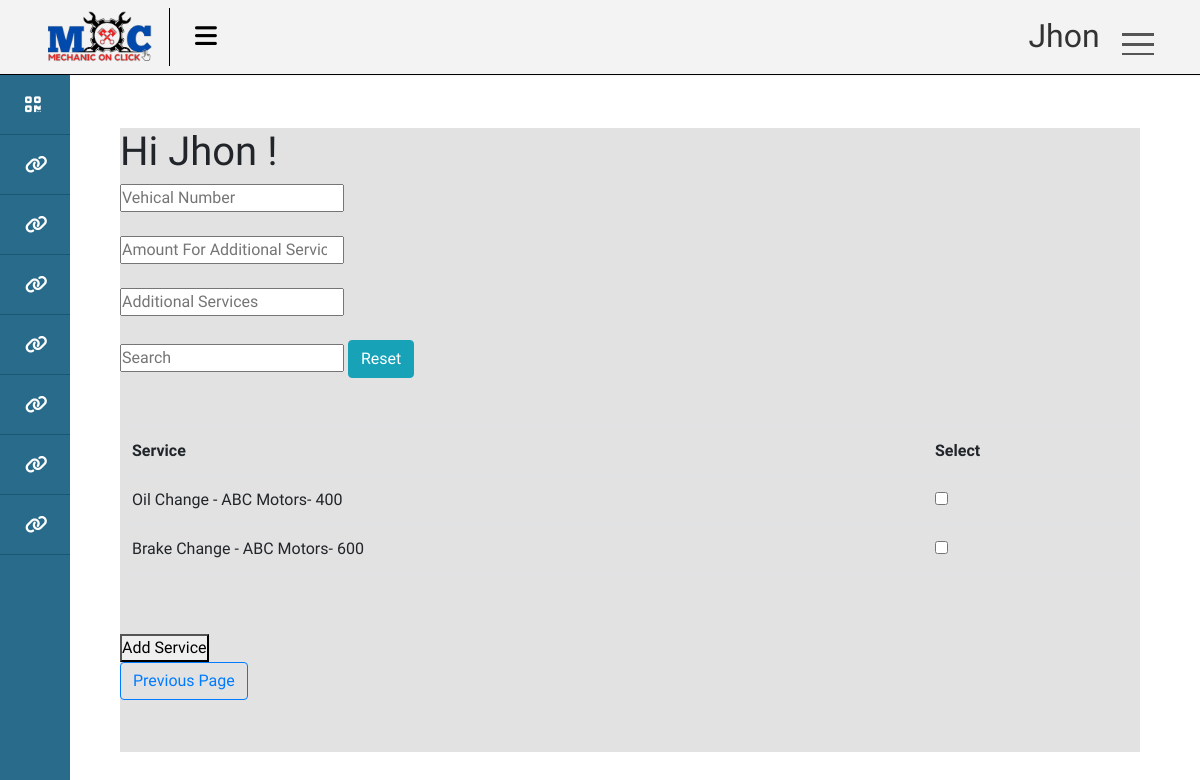
Screenshot of /service/add/ (signed in) with the database file from the repository.
### account/models.py (models this page shows)
class User(AbstractUser):
    class Role(models.TextChoices):
        ADMIN = "ADMIN" , "Admin"
        CUSTOMER = 'CUSTOMER' , "Customer"
        EMPLOYEE = 'EMPLOYEE' , 'Employee'
        HR = 'HR' , 'Human Resource Manager'
        SM = 'SM' , 'Service Manager'
        SA = 'SA' , 'Service Advisor'
        NA = 'NA' , 'NA'
        BSM = 'BSM' , 'Body Shop Manager'
        BSA = 'BSA' , 'Body Shop Advisor'
        CRM = 'CRM' , 'Customer Relationship Manager'
        SPM = 'SPM' , 'Spare Part Manager'
        SPE = 'SPE' , 'Spare Part Executive'
        AM  = 'AM' , 'Account Manager'
    phone = models.CharField(max_length=13,unique=True , null=True , blank=True)
    role = models.CharField(max_length=50 , choices=Role.choices ,default= Role.CUSTOMER)
    is_active = models.BooleanField(default=False)

### ERP/models.py (models this page shows)
class CenterServices(models.Model):
    name = models.CharField(max_length=100)
    description = models.CharField(max_length=400, default="Diam dolor diam ipsum sit amet diam et eos erat ipsum")
    price = models.IntegerField(default=500)
    center = models.ForeignKey(Center,on_delete= models.CASCADE)
    tax = models.FloatField(default=5)
    def __str__(self) -> str:
        return str(self.name) + ' - ' + str(self.center) + '- ' + str(self.price)

### Franchise/models.py (models this page shows)
class Center(models.Model):
    name = models.CharField(max_length=100)
    location = models.ForeignKey(Location , null=True , blank= True , on_delete= models.SET_NULL)
    def __str__(self) -> str:
        return self.name

### account/decorators.py (the view)
        def wrapper(request , *args, **kwargs):
            group = None
            role = request.user.role
            print(role)
            if role in allowed_roles:
                return view_func(request , *args, **kwargs)
            else :
                print('User Not allowed')
                return redirect('unauth_page')

### ERP/views.py (called while the page is built, shortened)
@login_required(login_url= 'login_page')
@allowed_users(allowed_roles=[User.Role.EMPLOYEE,User.Role.ADMIN])
def add_service(request):
    employee = Employee.objects.get(user = request.user)
    center = employee.center
    services = CenterServices.objects.filter(center = center)
    vehicals = Vehical.objects.all()
    context = {'services':services,
    'vehicals' : vehicals
    }
    return render(request , 'ERP/service/add.html' , context)

### templates/ERP/service/add.html (shortened to what this page needs)
{% extends 'ERP/base.html' %}
{% load static %}
{% block content %}
<h1>Hi {{request.user}} !</h1>
<form  method="post">
    <input list="vehical-list" placeholder="Vehical Number" name = 'vehical'>
    <br><br>
      <input type="number" name="add_ser_amt" placeholder="Amount For Additional Services"><br><br>
      <input type="text" name="add_services" placeholder="Additional Services"><br><br>
      {% include 'ERP/search_widget.html' %}
      <br><br>
      <div class="table-wrap">
      <table id="myTable" class = 'table'>
       <tr> <th>Service</th> <th>Select</th></tr>
        {% for service in services %}
        <tr>
        <td>{{service}}</td>
        <td><input type="checkbox" name="cb" id="cb" value="{{service.id}}"></td>
    </tr>
        {% endfor %}
    </table>
      </div>
      <br><br>
    <button type="submit"> Add Service </button>
</form>
<input class="btn btn-outline-primary" type=button value="Previous Page" onClick="javascript:history.go(-1);">
{% endblock %}

### templates/ERP/base.html (shortened to what this page needs)
{% load static %}
<!DOCTYPE html>
<html lang="en">
<head>
   <link rel="stylesheet" href="{% static 'css/dashboard.css' %}">
   <link rel="stylesheet" href="https://cdn.jsdelivr.net/npm/bootstrap@4.0.0/dist/css/bootstrap.min.css">
 </head>
</head>
<body>
<div id="main">
 <div class="wrapper hover_collapse">
	<div class="top_navbar">
		<div class="logo"><img src="{% static 'img/MoC.png' %}" alt=""></div>
		<div class="menu">
			<div class="hamburger">
				<i class="fas fa-bars"></i>
			</div>
		</div>
	</div>
    <div class="navigation">
		<div class="userBx">
			<p class="username">{{request.user}}</p>
		</div>
		<div class="menuToggle"></div>
      <ul class="menu2">
	  </ul>
	</div>
	{% include 'ERP/dashboard/main_dash.html' %}
	<div class="box">
        {% block content %}
        {% endblock %}
	</div>
</div>
</div>
</body>
</html>

### static/css/dashboard.css (style rules this page uses)
* { font-family: "Baloo Paaji 2", cursive; margin: 0; padding: 0; box-sizing: border-box; list-style: none; text-decoration: none; }
body { background: #ffffff; }
#main { width:100%; height:100%; background-color: salmon; }
.top_navbar { position: fixed; top: 0; left: 0; width: 100%; height: 75px; background: #f3f3f3; box-shadow: 1px 0 2px rgba(0, 0, 0, 0.125); display: flex; align-items: center; border-bottom: 1px solid #000000; }
.top_navbar .logo { width: 170px; padding: 0px 45px; color: white; border-right: 1px solid #000000; }
.top_navbar > .logo > img { width: 110px; }
.top_navbar .menu { width: calc(50% - 250px); padding: 0 25px; display: flex; justify-content: space-between; align-items: center; }
.top_navbar .hamburger { font-size: 25px; cursor: pointer; color: rgb(0, 0, 0); }
.navigation { position: absolute; top: 0px; top: 14px; right: 32px; width: 160px; height: 69px; display: flex; justify-content: space-between; transition: height 0.5s, width 0.5s; overflow: hidden; z-index: 9999; border-radius: 25px; }
.navigation .userBx { position: relative; width: 60px; height: 60px; display: flex; margin-left: 12%; display: flex; align-items: center; justify-content: space-evenly; transition: 0.5s; transition-delay: 0.5s; }
.navigation .userBx .username { white-space: nowrap; text-overflow: hidden; margin-left: 2%; color: #333; font-size: 32px; }
.navigation .menuToggle { position: relative; width: 60px; height: 60px; cursor: pointer; display: flex; justify-content: center; align-items: center; }
.navigation .menuToggle::before { content: ""; position: absolute; width: 32px; height: 3px; background-color: #555; transform: translateY(-10px); box-shadow: 0 10px #555; transition: 0.5s; }
.navigation .menuToggle::after { content: ""; position: absolute; width: 32px; height: 2px; background-color: #555; transform: translateY(10px); transition: 0.5s; }
.menu2 { position: absolute; width: 100%; height: calc(100%-60px); margin-top: 60px; padding: 20px; border-top: 1px solid black; }
#main .box { position: fixed; width: 85%; height: 78%; background-color: #e2e2e2; position: absolute; right:5%; bottom: 6%; }
.table-wrap { height: 160px; overflow-y: auto; }

### rows the page displays
User: user "Jhon"
CenterServices: name+center+price "Oil Change - ABC Motors- 400"
CenterServices: name+center+price "Brake Change - ABC Motors- 600"
